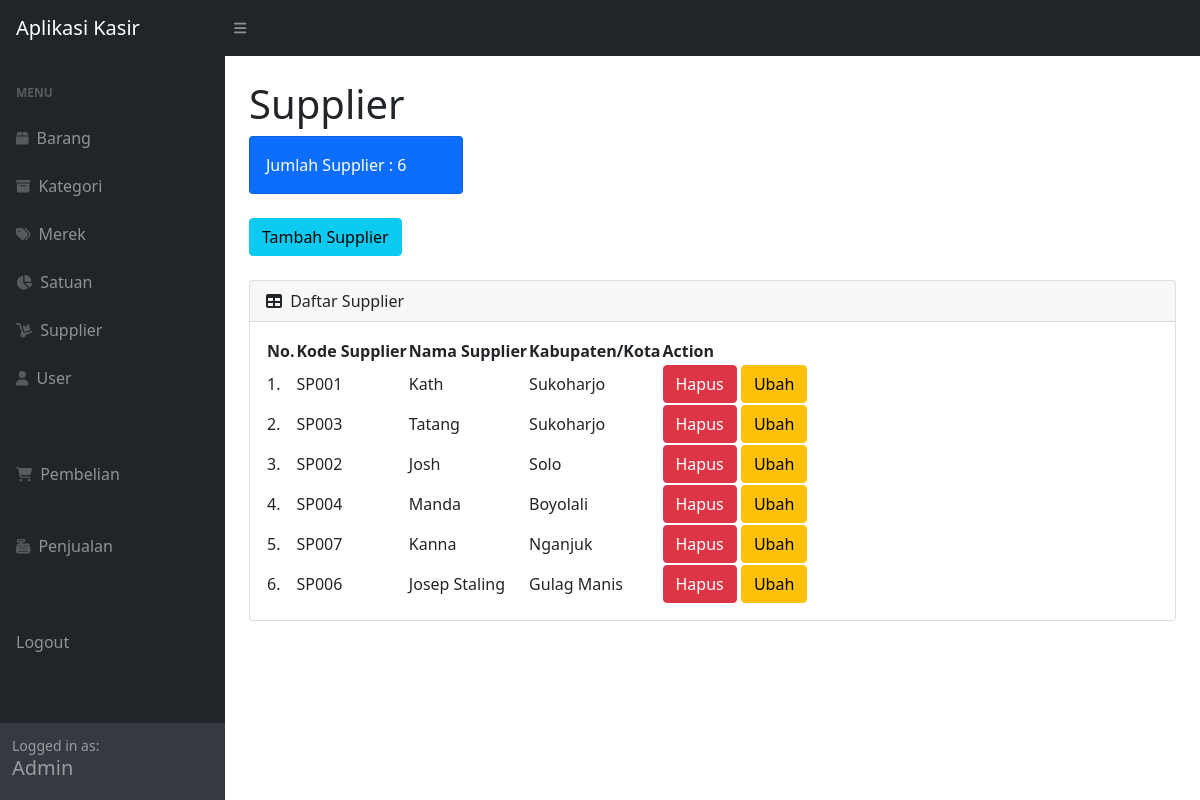
Screenshot of /master_supplier.php (signed in) with the database file from the repository.
### tables this page shows
CREATE TABLE `master_supplier` (
  `id_supplier` int(3) UNSIGNED ZEROFILL NOT NULL,
  `kode_supplier` varchar(10) NOT NULL,
  `nama_supplier` varchar(255) NOT NULL,
  `kab_kota` varchar(255) NOT NULL
);

### master_supplier.php (the view, shortened to what this page needs)
<?php
require "function.php";
?>
<!DOCTYPE html>
<html lang="en">
<head>
    <link href="https://cdn.jsdelivr.net/npm/simple-datatables@latest/dist/style.css" rel="stylesheet" />
    <link href="css/styles.css" rel="stylesheet" />
</head>
<body class="sb-nav-fixed">
    <nav class="sb-topnav navbar navbar-expand navbar-dark bg-dark">
        <a class="navbar-brand ps-3" href="index.php">
            <img src="">Aplikasi Kasir
        </a>
        <button class="btn btn-link btn-sm order-1 order-lg-0 me-4 me-lg-0" id="sidebarToggle" href="#!"><i class="fas fa-bars"></i></button>
    </nav>
    <div id="layoutSidenav">
        <div id="layoutSidenav_nav">
            <nav class="sb-sidenav accordion sb-sidenav-dark" id="sidenavAccordion">
                <div class="sb-sidenav-menu">
                    <div class="nav">
                        <div class="sb-sidenav-menu-heading">Menu</div>
                        <a class="nav-link" href="index.php">
                            <div class="sb-nav-link-icon"><i class="fas fa-box"></i></div>
                            Barang
                        </a>
                        <a class="nav-link" href="master_kategori.php">
                            <div class="sb-nav-link-icon"><i class="fas fa-archive"></i></div>
                            Kategori
                        </a>
                        <a class="nav-link" href="master_merek.php">
                            <div class="sb-nav-link-icon"><i class="fas fa-tags"></i></div>
                            Merek
                        </a>
                        <a class="nav-link" href="master_satuan.php">
                            <div class="sb-nav-link-icon"><i class="fas fa-chart-pie"></i></div>
                            Satuan
                        </a>
                        <a class="nav-link" href="master_supplier.php">
                            <div class="sb-nav-link-icon"><i class="fas fa-dolly"></i></div>
                            Supplier
                        </a>
                        <a class="nav-link" href="master_user.php">
                            <div class="sb-nav-link-icon"><i class="fa-solid fa-user"></i></div>
                            User
                        </a>
                        <br><br>
                        <a class="nav-link" href="master_pembelian.php">
                            <div class="sb-nav-link-icon"><i class="fas fa-shopping-cart"></i></div>
                            Pembelian
                        </a>
                        <br>
                        <a class="nav-link" href="master_penjualan.php">
                            <div class="sb-nav-link-icon"><i class="fas fa-cash-register"></i></div>
                            Penjualan
                        </a>
                        <br><br>
                        <a class="nav-link" href="logout.php">
                            Logout
                        </a>
                    </div>
                </div>
                <div class="sb-sidenav-footer">
                    <div class="small">Logged in as:</div>
                    <h5>Admin</h5>
                </div>
            </nav>
        </div>
        <div id="layoutSidenav_content">
            <main>
                <div class="container-fluid px-4">
                    <h1 class="mt-4">Supplier</h1>
                    <div class="row">
                        <div class="col-xl-3 col-md-6">
                            <div class="card bg-primary text-white mb-4">
                                <?php
                                $jumlah_sp = mysqli_query($conn, "SELECT * FROM master_supplier");
                                $data = mysqli_num_rows($jumlah_sp);
                                ?>
                                <div class="card-body">Jumlah Supplier : <?= $data; ?></div>
                            </div>
                        </div>
                    </div>
                    <button type="button" class="btn btn-info mb-4" data-bs-toggle="modal" data-bs-target="#supplierModal">
                        Tambah Supplier
                    </button>
                    <div class="card mb-4">
                        <div class="card-header">
                            <i class="fas fa-table me-1"></i>
                            Daftar Supplier
                        </div>
                        <div class="card-body">
                            <table id="datatablesSimple">
                                <thead>
                                    <tr>
                                        <th>No.</th>
                                        <th>Kode Supplier</th>
                                        <th>Nama Supplier</th>
                                        <th>Kabupaten/Kota</th>
                                        <th>Action</th>
                                    </tr>
                                </thead>
                                <tbody>
                                    <?php
                                    $ambil = mysqli_query($conn, "SELECT * FROM master_supplier");
                                    $i = 1;
                                    while ($data = mysqli_fetch_array($ambil)) :
                                        $id = $data["id_supplier"];
                                        $kode_sp = $data["kode_supplier"];
                                        $nama_sp = $data["nama_supplier"];
                                        $kab = $data["kab_kota"];
                                    ?>
                                        <tr>
                                            <td><?= $i++; ?>.</td>
                                            <td><?= $kode_sp; ?></td>
                                            <td><?= $nama_sp; ?></td>
                                            <td><?= $kab; ?></td>
                                            <td>
                                                <button type="button" class="btn btn-danger" data-bs-toggle="modal" data-bs-target="#delete<?= $id; ?>">
                                                    Hapus
                                                </button>
                                                <button type="button" class="btn btn-warning" data-bs-toggle="modal" data-bs-target="#ubah<?= $id; ?>">
                                                    Ubah
                                                </button>
                                            </td>
                                        </tr>
                                    <?php endwhile; ?>
                                </tbody>
                            </table>
                        </div>
                    </div>
                </div>
            </main>
        </div>
    </div>
</body>
</html>

### rows the page displays
master_supplier: kode_supplier "SP001", nama_supplier "Kath", kab_kota "Sukoharjo"
master_supplier: kode_supplier "SP003", nama_supplier "Tatang", kab_kota "Sukoharjo"
master_supplier: kode_supplier "SP002", nama_supplier "Josh", kab_kota "Solo"
master_supplier: kode_supplier "SP004", nama_supplier "Manda", kab_kota "Boyolali"
master_supplier: kode_supplier "SP007", nama_supplier "Kanna", kab_kota "Nganjuk"
master_supplier: kode_supplier "SP006", nama_supplier "Josep Staling", kab_kota "Gulag Manis"

### other values shown
$data "6"
